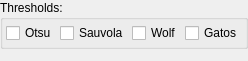
<?xml version="1.0" encoding="UTF-8"?>
<ui version="4.0">
 <class>OutputThresholdsApplyWidget</class>
 <widget class="QWidget" name="OutputThresholdsApplyWidget">
  <property name="geometry">
   <rect>
    <x>0</x>
    <y>0</y>
    <width>220</width>
    <height>61</height>
   </rect>
  </property>
  <property name="windowTitle">
   <string/>
  </property>
  <layout class="QVBoxLayout" name="verticalLayout_2">
   <property name="spacing">
    <number>3</number>
   </property>
   <property name="leftMargin">
    <number>0</number>
   </property>
   <property name="topMargin">
    <number>0</number>
   </property>
   <property name="rightMargin">
    <number>0</number>
   </property>
   <property name="bottomMargin">
    <number>0</number>
   </property>
   <item>
    <widget class="QGroupBox" name="thresholdsGroupBox">
     <property name="title">
      <string>Thresholds:</string>
     </property>
     <layout class="QHBoxLayout" name="horizontalLayout">
      <property name="spacing">
       <number>3</number>
      </property>
      <property name="leftMargin">
       <number>3</number>
      </property>
      <property name="topMargin">
       <number>3</number>
      </property>
      <property name="rightMargin">
       <number>3</number>
      </property>
      <property name="bottomMargin">
       <number>3</number>
      </property>
      <item>
       <widget class="QCheckBox" name="otsuCheckBox">
        <property name="text">
         <string>Otsu</string>
        </property>
       </widget>
      </item>
      <item>
       <widget class="QCheckBox" name="sauvolaCheckBox">
        <property name="text">
         <string>Sauvola</string>
        </property>
       </widget>
      </item>
      <item>
       <widget class="QCheckBox" name="wolfCheckBox">
        <property name="text">
         <string>Wolf</string>
        </property>
       </widget>
      </item>
      <item>
       <widget class="QCheckBox" name="gatosCheckBox">
        <property name="text">
         <string>Gatos</string>
        </property>
       </widget>
      </item>
     </layout>
    </widget>
   </item>
   <item>
    <spacer name="verticalSpacer">
     <property name="orientation">
      <enum>Qt::Vertical</enum>
     </property>
     <property name="sizeHint" stdset="0">
      <size>
       <width>20</width>
       <height>20</height>
      </size>
     </property>
    </spacer>
   </item>
  </layout>
 </widget>
 <resources/>
 <connections/>
</ui>
